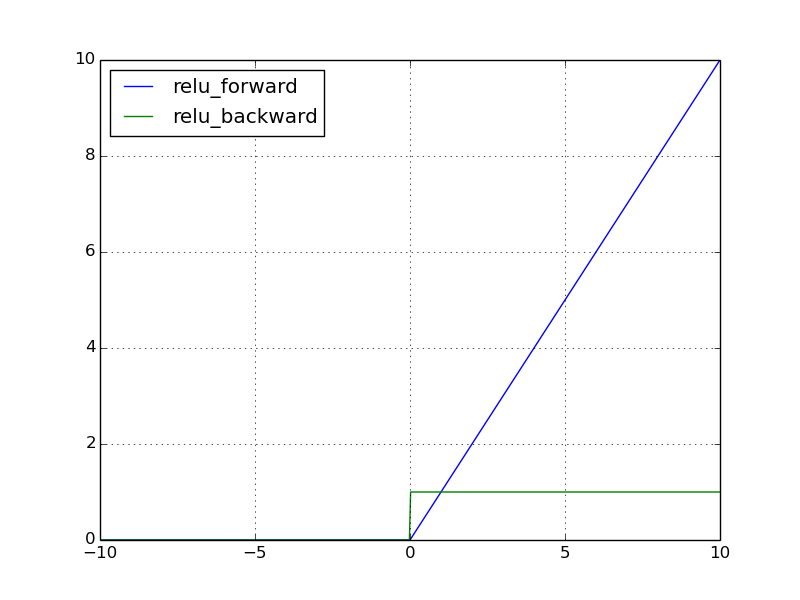

This chart was generated by the following Python code:
# -*- coding: utf-8 -*-
# @Author: nemo-tj
# @Date:   2021-06-06 14:55:41
# @Last Modified by:   nemo-tj
# @Last Modified time: 2021-06-06 15:33:20

from header import *

class ReLu(Activation):
  """docstring for ReLu"""
  def __init__(self, arg):
    super(ReLu, self).__init__(arg)

  def forward(self):
    self.p = np.maximum(0., self.x)
    return self.p

  def backward(self):
    self.derivation = np.sign(self.p)
    return self.derivation


if __name__ == "__main__":
    x = np.linspace(-10, 10, 500)
    plt.plot(x, ReLu(x)()[0], label='relu_forward')
    plt.plot(x, ReLu(x)()[1], label='relu_backward')
    plt.legend(loc='best')
    plt.grid()
    plt.show()
